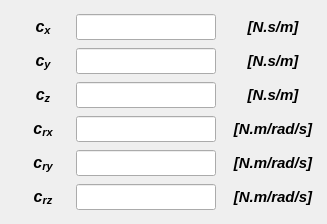
        <widget class="QWidget" name="tab_damper">
         <attribute name="title">
          <string>Damper</string>
         </attribute>
         <widget class="QWidget" name="gridLayoutWidget_8">
          <property name="geometry">
           <rect>
            <x>22</x>
            <y>10</y>
            <width>296</width>
            <height>205</height>
           </rect>
          </property>
          <layout class="QGridLayout" name="gridLayout_8">
           <property name="leftMargin">
            <number>0</number>
           </property>
           <property name="topMargin">
            <number>3</number>
           </property>
           <property name="bottomMargin">
            <number>0</number>
           </property>
           <property name="horizontalSpacing">
            <number>12</number>
           </property>
           <property name="verticalSpacing">
            <number>7</number>
           </property>
           <item row="4" column="0" alignment="Qt::AlignHCenter">
            <widget class="QLabel" name="label_103">
             <property name="enabled">
              <bool>true</bool>
             </property>
             <property name="minimumSize">
              <size>
               <width>40</width>
               <height>21</height>
              </size>
             </property>
             <property name="maximumSize">
              <size>
               <width>40</width>
               <height>21</height>
              </size>
             </property>
             <property name="font">
              <font>
               <family>Arial</family>
               <pointsize>12</pointsize>
               <weight>75</weight>
               <italic>true</italic>
               <bold>true</bold>
              </font>
             </property>
             <property name="text">
              <string>&lt;html&gt;&lt;head/&gt;&lt;body&gt;&lt;p align=&quot;center&quot;&gt;c&lt;span style=&quot; vertical-align:sub;&quot;&gt;ry&lt;/span&gt;&lt;/p&gt;&lt;/body&gt;&lt;/html&gt;</string>
             </property>
             <property name="alignment">
              <set>Qt::AlignCenter</set>
             </property>
            </widget>
           </item>
           <item row="5" column="2">
            <widget class="QLabel" name="label_93">
             <property name="minimumSize">
              <size>
               <width>90</width>
               <height>0</height>
              </size>
             </property>
             <property name="maximumSize">
              <size>
               <width>90</width>
               <height>16777215</height>
              </size>
             </property>
             <property name="font">
              <font>
               <family>Arial</family>
               <pointsize>11</pointsize>
               <weight>75</weight>
               <italic>true</italic>
               <bold>true</bold>
              </font>
             </property>
             <property name="text">
              <string>[N.m/rad/s]</string>
             </property>
             <property name="alignment">
              <set>Qt::AlignCenter</set>
             </property>
            </widget>
           </item>
           <item row="5" column="0" alignment="Qt::AlignHCenter">
            <widget class="QLabel" name="label_107">
             <property name="enabled">
              <bool>true</bool>
             </property>
             <property name="minimumSize">
              <size>
               <width>40</width>
               <height>21</height>
              </size>
             </property>
             <property name="maximumSize">
              <size>
               <width>40</width>
               <height>21</height>
              </size>
             </property>
             <property name="font">
              <font>
               <family>Arial</family>
               <pointsize>12</pointsize>
               <weight>75</weight>
               <italic>true</italic>
               <bold>true</bold>
              </font>
             </property>
             <property name="text">
              <string>&lt;html&gt;&lt;head/&gt;&lt;body&gt;&lt;p align=&quot;center&quot;&gt;c&lt;span style=&quot; vertical-align:sub;&quot;&gt;rz&lt;/span&gt;&lt;/p&gt;&lt;/body&gt;&lt;/html&gt;</string>
             </property>
             <property name="alignment">
              <set>Qt::AlignCenter</set>
             </property>
            </widget>
           </item>
           <item row="3" column="2">
            <widget class="QLabel" name="label_88">
             <property name="minimumSize">
              <size>
               <width>90</width>
               <height>0</height>
              </size>
             </property>
             <property name="maximumSize">
              <size>
               <width>90</width>
               <height>16777215</height>
              </size>
             </property>
             <property name="font">
              <font>
               <family>Arial</family>
               <pointsize>11</pointsize>
               <weight>75</weight>
               <italic>true</italic>
               <bold>true</bold>
              </font>
             </property>
             <property name="text">
              <string>[N.m/rad/s]</string>
             </property>
             <property name="alignment">
              <set>Qt::AlignCenter</set>
             </property>
            </widget>
           </item>
           <item row="0" column="1">
            <widget class="QLineEdit" name="lineEdit_Cx">
             <property name="enabled">
              <bool>true</bool>
             </property>
             <property name="minimumSize">
              <size>
               <width>140</width>
               <height>26</height>
              </size>
             </property>
             <property name="maximumSize">
              <size>
               <width>140</width>
               <height>26</height>
              </size>
             </property>
             <property name="font">
              <font>
               <family>Arial</family>
               <pointsize>11</pointsize>
               <weight>75</weight>
               <italic>true</italic>
               <bold>true</bold>
              </font>
             </property>
             <property name="styleSheet">
              <string notr="true">color: rgb(255, 0, 0);</string>
             </property>
             <property name="text">
              <string/>
             </property>
             <property name="alignment">
              <set>Qt::AlignCenter</set>
             </property>
            </widget>
           </item>
           <item row="2" column="1">
            <widget class="QLineEdit" name="lineEdit_Cz">
             <property name="enabled">
              <bool>true</bool>
             </property>
             <property name="minimumSize">
              <size>
               <width>140</width>
               <height>26</height>
              </size>
             </property>
             <property name="maximumSize">
              <size>
               <width>140</width>
               <height>26</height>
              </size>
             </property>
             <property name="font">
              <font>
               <family>Arial</family>
               <pointsize>11</pointsize>
               <weight>75</weight>
               <italic>true</italic>
               <bold>true</bold>
              </font>
             </property>
             <property name="styleSheet">
              <string notr="true">color: rgb(255, 0, 0);</string>
             </property>
             <property name="text">
              <string/>
             </property>
             <property name="alignment">
              <set>Qt::AlignCenter</set>
             </property>
            </widget>
           </item>
           <item row="3" column="1">
            <widget class="QLineEdit" name="lineEdit_Crx">
             <property name="enabled">
              <bool>true</bool>
             </property>
             <property name="minimumSize">
              <size>
               <width>140</width>
               <height>26</height>
              </size>
             </property>
             <property name="maximumSize">
              <size>
               <width>140</width>
               <height>26</height>
              </size>
             </property>
             <property name="font">
              <font>
               <family>Arial</family>
               <pointsize>11</pointsize>
               <weight>75</weight>
               <italic>true</italic>
               <bold>true</bold>
              </font>
             </property>
             <property name="styleSheet">
              <string notr="true">color: rgb(255, 0, 0);</string>
             </property>
             <property name="alignment">
              <set>Qt::AlignCenter</set>
             </property>
            </widget>
           </item>
           <item row="3" column="0" alignment="Qt::AlignHCenter">
            <widget class="QLabel" name="label_108">
             <property name="enabled">
              <bool>true</bool>
             </property>
             <property name="minimumSize">
              <size>
               <width>40</width>
               <height>21</height>
              </size>
             </property>
             <property name="maximumSize">
              <size>
               <width>40</width>
               <height>21</height>
              </size>
             </property>
             <property name="font">
              <font>
               <family>Arial</family>
               <pointsize>12</pointsize>
               <weight>75</weight>
               <italic>true</italic>
               <bold>true</bold>
              </font>
             </property>
             <property name="text">
              <string>&lt;html&gt;&lt;head/&gt;&lt;body&gt;&lt;p align=&quot;center&quot;&gt;c&lt;span style=&quot; vertical-align:sub;&quot;&gt;rx&lt;/span&gt;&lt;/p&gt;&lt;/body&gt;&lt;/html&gt;</string>
             </property>
             <property name="alignment">
              <set>Qt::AlignCenter</set>
             </property>
            </widget>
           </item>
           <item row="0" column="0" alignment="Qt::AlignHCenter">
            <widget class="QLabel" name="label_109">
             <property name="enabled">
              <bool>true</bool>
             </property>
             <property name="minimumSize">
              <size>
               <width>40</width>
               <height>21</height>
              </size>
             </property>
             <property name="maximumSize">
              <size>
               <width>40</width>
               <height>21</height>
              </size>
             </property>
             <property name="font">
              <font>
               <family>Arial</family>
               <pointsize>12</pointsize>
               <weight>75</weight>
               <italic>true</italic>
               <bold>true</bold>
              </font>
             </property>
             <property name="mouseTracking">
              <bool>true</bool>
             </property>
             <property name="text">
              <string>&lt;html&gt;&lt;head/&gt;&lt;body&gt;&lt;p align=&quot;center&quot;&gt;c&lt;span style=&quot; vertical-align:sub;&quot;&gt;x&lt;/span&gt;&lt;/p&gt;&lt;/body&gt;&lt;/html&gt;</string>
             </property>
             <property name="alignment">
              <set>Qt::AlignCenter</set>
             </property>
            </widget>
           </item>
           <item row="1" column="0" alignment="Qt::AlignHCenter">
            <widget class="QLabel" name="label_65">
             <property name="enabled">
              <bool>true</bool>
             </property>
             <property name="minimumSize">
              <size>
               <width>40</width>
               <height>21</height>
              </size>
             </property>
             <property name="maximumSize">
              <size>
               <width>40</width>
               <height>21</height>
              </size>
             </property>
             <property name="font">
              <font>
               <family>Arial</family>
               <pointsize>12</pointsize>
               <weight>75</weight>
               <italic>true</italic>
               <bold>true</bold>
              </font>
             </property>
             <property name="mouseTracking">
              <bool>true</bool>
             </property>
             <property name="text">
              <string>&lt;html&gt;&lt;head/&gt;&lt;body&gt;&lt;p align=&quot;center&quot;&gt;c&lt;span style=&quot; vertical-align:sub;&quot;&gt;y&lt;/span&gt;&lt;/p&gt;&lt;/body&gt;&lt;/html&gt;</string>
             </property>
             <property name="alignment">
              <set>Qt::AlignCenter</set>
             </property>
            </widget>
           </item>
           <item row="5" column="1">
            <widget class="QLineEdit" name="lineEdit_Crz">
             <property name="enabled">
              <bool>true</bool>
             </property>
             <property name="minimumSize">
              <size>
               <width>140</width>
               <height>26</height>
              </size>
             </property>
             <property name="maximumSize">
              <size>
               <width>140</width>
               <height>26</height>
              </size>
             </property>
             <property name="font">
              <font>
               <family>Arial</family>
               <pointsize>11</pointsize>
               <weight>75</weight>
               <italic>true</italic>
               <bold>true</bold>
              </font>
             </property>
             <property name="styleSheet">
              <string notr="true">color: rgb(255, 0, 0);</string>
             </property>
             <property name="alignment">
              <set>Qt::AlignCenter</set>
             </property>
            </widget>
           </item>
           <item row="2" column="0" alignment="Qt::AlignHCenter">
            <widget class="QLabel" name="label_82">
             <property name="enabled">
              <bool>true</bool>
             </property>
             <property name="minimumSize">
              <size>
               <width>40</width>
               <height>21</height>
              </size>
             </property>
             <property name="maximumSize">
              <size>
               <width>40</width>
               <height>21</height>
              </size>
             </property>
             <property name="font">
              <font>
               <family>Arial</family>
               <pointsize>12</pointsize>
               <weight>75</weight>
               <italic>true</italic>
               <bold>true</bold>
              </font>
             </property>
             <property name="mouseTracking">
              <bool>true</bool>
             </property>
             <property name="text">
              <string>&lt;html&gt;&lt;head/&gt;&lt;body&gt;&lt;p align=&quot;center&quot;&gt;c&lt;span style=&quot; vertical-align:sub;&quot;&gt;z&lt;/span&gt;&lt;/p&gt;&lt;/body&gt;&lt;/html&gt;</string>
             </property>
             <property name="alignment">
              <set>Qt::AlignCenter</set>
             </property>
            </widget>
           </item>
           <item row="4" column="1">
            <widget class="QLineEdit" name="lineEdit_Cry">
             <property name="enabled">
              <bool>true</bool>
             </property>
             <property name="minimumSize">
              <size>
               <width>140</width>
               <height>26</height>
              </size>
             </property>
             <property name="maximumSize">
              <size>
               <width>140</width>
               <height>26</height>
              </size>
             </property>
             <property name="font">
              <font>
               <family>Arial</family>
               <pointsize>11</pointsize>
               <weight>75</weight>
               <italic>true</italic>
               <bold>true</bold>
              </font>
             </property>
             <property name="styleSheet">
              <string notr="true">color: rgb(255, 0, 0);</string>
             </property>
             <property name="alignment">
              <set>Qt::AlignCenter</set>
             </property>
            </widget>
           </item>
           <item row="1" column="1">
            <widget class="QLineEdit" name="lineEdit_Cy">
             <property name="enabled">
              <bool>true</bool>
             </property>
             <property name="minimumSize">
              <size>
               <width>140</width>
               <height>26</height>
              </size>
             </property>
             <property name="maximumSize">
              <size>
               <width>140</width>
               <height>26</height>
              </size>
             </property>
             <property name="font">
              <font>
               <family>Arial</family>
               <pointsize>11</pointsize>
               <weight>75</weight>
               <italic>true</italic>
               <bold>true</bold>
              </font>
             </property>
             <property name="styleSheet">
              <string notr="true">color: rgb(255, 0, 0);</string>
             </property>
             <property name="text">
              <string/>
             </property>
             <property name="alignment">
              <set>Qt::AlignCenter</set>
             </property>
            </widget>
           </item>
           <item row="0" column="2">
            <widget class="QLabel" name="label_18">
             <property name="minimumSize">
              <size>
               <width>90</width>
               <height>0</height>
              </size>
             </property>
             <property name="maximumSize">
              <size>
               <width>90</width>
               <height>16777215</height>
              </size>
             </property>
             <property name="font">
              <font>
               <family>Arial</family>
               <pointsize>11</pointsize>
               <weight>75</weight>
               <italic>true</italic>
               <bold>true</bold>
              </font>
             </property>
             <property name="text">
              <string>[N.s/m]</string>
             </property>
             <property name="alignment">
              <set>Qt::AlignCenter</set>
             </property>
            </widget>
           </item>
           <item row="1" column="2">
            <widget class="QLabel" name="label_20">
             <property name="minimumSize">
              <size>
               <width>90</width>
               <height>0</height>
              </size>
             </property>
             <property name="maximumSize">
              <size>
               <width>90</width>
               <height>16777215</height>
              </size>
             </property>
             <property name="font">
              <font>
               <family>Arial</family>
               <pointsize>11</pointsize>
               <weight>75</weight>
               <italic>true</italic>
               <bold>true</bold>
              </font>
             </property>
             <property name="text">
              <string>[N.s/m]</string>
             </property>
             <property name="alignment">
              <set>Qt::AlignCenter</set>
             </property>
            </widget>
           </item>
           <item row="2" column="2">
            <widget class="QLabel" name="label_21">
             <property name="minimumSize">
              <size>
               <width>90</width>
               <height>0</height>
              </size>
             </property>
             <property name="maximumSize">
              <size>
               <width>90</width>
               <height>16777215</height>
              </size>
             </property>
             <property name="font">
              <font>
               <family>Arial</family>
               <pointsize>11</pointsize>
               <weight>75</weight>
               <italic>true</italic>
               <bold>true</bold>
              </font>
             </property>
             <property name="text">
              <string>[N.s/m]</string>
             </property>
             <property name="alignment">
              <set>Qt::AlignCenter</set>
             </property>
            </widget>
           </item>
           <item row="4" column="2">
            <widget class="QLabel" name="label_110">
             <property name="minimumSize">
              <size>
               <width>90</width>
               <height>0</height>
              </size>
             </property>
             <property name="maximumSize">
              <size>
               <width>90</width>
               <height>16777215</height>
              </size>
             </property>
             <property name="font">
              <font>
               <family>Arial</family>
               <pointsize>11</pointsize>
               <weight>75</weight>
               <italic>true</italic>
               <bold>true</bold>
              </font>
             </property>
             <property name="text">
              <string>[N.m/rad/s]</string>
             </property>
             <property name="alignment">
              <set>Qt::AlignCenter</set>
             </property>
            </widget>
           </item>
          </layout>
         </widget>
        </widget>
